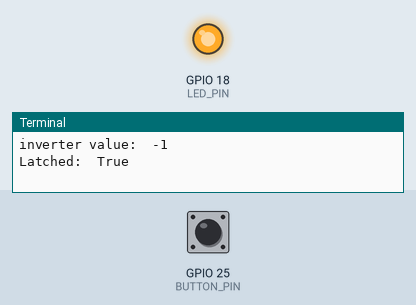
Recording of a program running on a simulated Raspberry Pi (BCM pin numbers). Shown: output pins drawn as LEDs (lit = HIGH), the last lines printed to the terminal. The inputs (shaded band) are chosen by the test bench; at power-on: GPIO 25 (BUTTON_PIN) LOW.

Above: at 1.2 s.
1.3 s: GPIO 25 (BUTTON_PIN) pulled HIGH for 0.15 s
At 2.1 s:
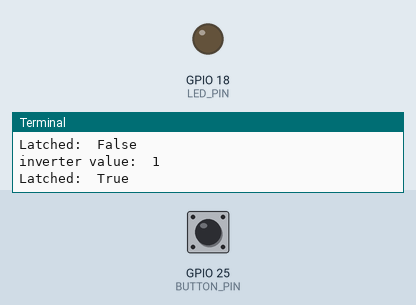
2.9 s: GPIO 25 (BUTTON_PIN) pulled HIGH for 1 s
At 4.6 s:
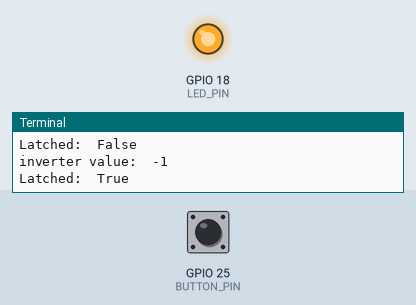
5.4 s: GPIO 25 (BUTTON_PIN) pulled HIGH for 3.2 s
At 9.4 s:
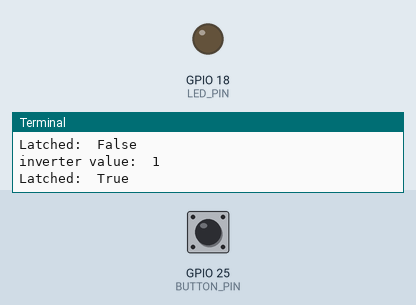
Timing chart, 0 to 10.9 s (numbered marks = the images above; inputs shaded):
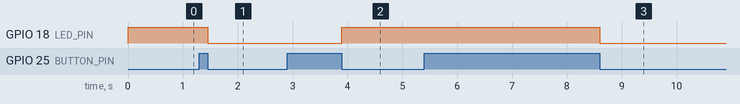

Measured:
- after the input at 1.3 s, GPIO 18 (LED_PIN): HIGH → LOW after 0.15 s
- after the input at 2.9 s, GPIO 18 (LED_PIN): LOW → HIGH after 1.0 s
- after the input at 5.4 s, GPIO 18 (LED_PIN): HIGH → LOW after 3.2 s

The program:

iotest_latch.py
```python
import RPi.GPIO as GPIO
import Latches
import time

BUTTON_PIN=25
LED_PIN=18

GPIO.setwarnings(False)
GPIO.setmode(GPIO.BCM)
GPIO.setup(LED_PIN, GPIO.OUT, initial=GPIO.LOW)
GPIO.setup(BUTTON_PIN, GPIO.IN)


while True:
#    Latches.simpleLatch(BUTTON_PIN)
     Latches.analogueLatch(BUTTON_PIN)
#    Latches.delayedLatch(BUTTON_PIN, 60*6)
     GPIO.output(LED_PIN, Latches.getSignal())
```

Latches.py
```python
import RPi.GPIO as GPIO
import time

inverter = -1
lowHigh = {1: GPIO.HIGH, -1:GPIO.LOW}
latch = False

#A latch that should only be controlled digitally since analogue input is
#not reliably fast enough to keep from constant input.
def simpleLatch(inputPin):
    global inverter
    if not GPIO.input(inputPin):
        print("inverter value i: ", inverter)
        inverter *= -1
        print("inverter value o: ", inverter)

#allows constant input to invert the signal after a period of time in seconds specified by delay
def delayedLatch(inputPin, delay):
    global inverter
    if not GPIO.input(inputPin):
        print("inverter value i: ", inverter)
        inverter *= -1
        print("inverter value o: ", inverter)
        print("delaying ", delay, " seconds before alowing input.")
        time.sleep(delay)

#A latch that allows analogue input (such as pressing a button) to not change until the next time the
#input is activated.
def analogueLatch(inputPin):
    global latch
    global inverter
    if not GPIO.input(inputPin) and latch==False:
        print("inverter value: ", inverter)
        inverter *= -1
        latch = True
        print("Latched: ", latch)
    elif GPIO.input(inputPin) and latch==True:
        latch = False
        print("Latched: ", latch)
    return latch

def getSignal():
    global lowHigh
    global inverter
    return lowHigh[inverter]
```
